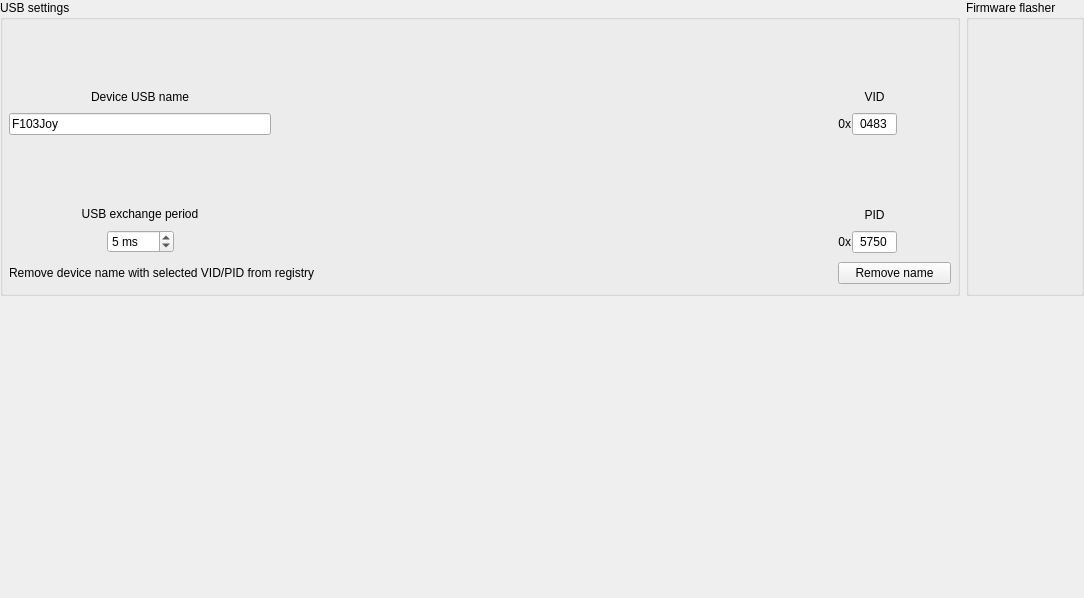
<?xml version="1.0" encoding="UTF-8"?>
<ui version="4.0">
 <class>AdvancedSettings</class>
 <widget class="QWidget" name="AdvancedSettings">
  <property name="geometry">
   <rect>
    <x>0</x>
    <y>0</y>
    <width>1084</width>
    <height>598</height>
   </rect>
  </property>
  <property name="windowTitle">
   <string>Form</string>
  </property>
  <layout class="QGridLayout" name="gridLayout" rowstretch="5,0" columnstretch="1,0">
   <property name="leftMargin">
    <number>0</number>
   </property>
   <property name="topMargin">
    <number>0</number>
   </property>
   <property name="rightMargin">
    <number>0</number>
   </property>
   <property name="bottomMargin">
    <number>0</number>
   </property>
   <item row="0" column="0">
    <widget class="QGroupBox" name="groupBox">
     <property name="title">
      <string>USB settings</string>
     </property>
     <layout class="QGridLayout" name="gridLayout_3" columnstretch="1,1,1,5,1,0,0">
      <property name="leftMargin">
       <number>6</number>
      </property>
      <property name="topMargin">
       <number>6</number>
      </property>
      <property name="rightMargin">
       <number>6</number>
      </property>
      <property name="bottomMargin">
       <number>9</number>
      </property>
      <property name="horizontalSpacing">
       <number>6</number>
      </property>
      <property name="verticalSpacing">
       <number>9</number>
      </property>
      <item row="1" column="0" colspan="3">
       <widget class="QLineEdit" name="lineEdit_DeviceUSBName">
        <property name="sizePolicy">
         <sizepolicy hsizetype="Expanding" vsizetype="Fixed">
          <horstretch>0</horstretch>
          <verstretch>0</verstretch>
         </sizepolicy>
        </property>
        <property name="text">
         <string notr="true">F103Joy</string>
        </property>
        <property name="maxLength">
         <number>26</number>
        </property>
       </widget>
      </item>
      <item row="3" column="1">
       <widget class="QSpinBox" name="spinBox_USBExchangePeriod">
        <property name="sizePolicy">
         <sizepolicy hsizetype="Fixed" vsizetype="Fixed">
          <horstretch>0</horstretch>
          <verstretch>0</verstretch>
         </sizepolicy>
        </property>
        <property name="frame">
         <bool>true</bool>
        </property>
        <property name="alignment">
         <set>Qt::AlignLeading|Qt::AlignLeft|Qt::AlignVCenter</set>
        </property>
        <property name="correctionMode">
         <enum>QAbstractSpinBox::CorrectToNearestValue</enum>
        </property>
        <property name="suffix">
         <string> ms</string>
        </property>
        <property name="minimum">
         <number>2</number>
        </property>
        <property name="maximum">
         <number>255</number>
        </property>
        <property name="value">
         <number>5</number>
        </property>
       </widget>
      </item>
      <item row="1" column="4">
       <spacer name="horizontalSpacer_5">
        <property name="orientation">
         <enum>Qt::Horizontal</enum>
        </property>
        <property name="sizeHint" stdset="0">
         <size>
          <width>40</width>
          <height>20</height>
         </size>
        </property>
       </spacer>
      </item>
      <item row="3" column="2">
       <spacer name="horizontalSpacer_3">
        <property name="orientation">
         <enum>Qt::Horizontal</enum>
        </property>
        <property name="sizeHint" stdset="0">
         <size>
          <width>40</width>
          <height>20</height>
         </size>
        </property>
       </spacer>
      </item>
      <item row="3" column="0">
       <spacer name="horizontalSpacer_4">
        <property name="orientation">
         <enum>Qt::Horizontal</enum>
        </property>
        <property name="sizeHint" stdset="0">
         <size>
          <width>40</width>
          <height>20</height>
         </size>
        </property>
       </spacer>
      </item>
      <item row="1" column="6">
       <spacer name="horizontalSpacer_6">
        <property name="orientation">
         <enum>Qt::Horizontal</enum>
        </property>
        <property name="sizeHint" stdset="0">
         <size>
          <width>40</width>
          <height>20</height>
         </size>
        </property>
       </spacer>
      </item>
      <item row="3" column="3">
       <spacer name="horizontalSpacer_2">
        <property name="orientation">
         <enum>Qt::Horizontal</enum>
        </property>
        <property name="sizeHint" stdset="0">
         <size>
          <width>40</width>
          <height>20</height>
         </size>
        </property>
       </spacer>
      </item>
      <item row="0" column="5" rowspan="4">
       <layout class="QGridLayout" name="gridLayout_2">
        <property name="topMargin">
         <number>0</number>
        </property>
        <property name="horizontalSpacing">
         <number>1</number>
        </property>
        <property name="verticalSpacing">
         <number>9</number>
        </property>
        <item row="1" column="0">
         <widget class="QLabel" name="text_VID_0x">
          <property name="sizePolicy">
           <sizepolicy hsizetype="Preferred" vsizetype="Preferred">
            <horstretch>0</horstretch>
            <verstretch>0</verstretch>
           </sizepolicy>
          </property>
          <property name="text">
           <string notr="true">0x</string>
          </property>
          <property name="alignment">
           <set>Qt::AlignRight|Qt::AlignTrailing|Qt::AlignVCenter</set>
          </property>
         </widget>
        </item>
        <item row="1" column="1">
         <widget class="QLineEdit" name="lineEdit_VID">
          <property name="enabled">
           <bool>true</bool>
          </property>
          <property name="sizePolicy">
           <sizepolicy hsizetype="Minimum" vsizetype="Fixed">
            <horstretch>0</horstretch>
            <verstretch>0</verstretch>
           </sizepolicy>
          </property>
          <property name="maximumSize">
           <size>
            <width>45</width>
            <height>16777215</height>
           </size>
          </property>
          <property name="inputMask">
           <string notr="true">HHHH</string>
          </property>
          <property name="text">
           <string notr="true">0483</string>
          </property>
          <property name="alignment">
           <set>Qt::AlignCenter</set>
          </property>
         </widget>
        </item>
        <item row="3" column="1">
         <widget class="QLineEdit" name="lineEdit_PID">
          <property name="sizePolicy">
           <sizepolicy hsizetype="Minimum" vsizetype="Fixed">
            <horstretch>0</horstretch>
            <verstretch>0</verstretch>
           </sizepolicy>
          </property>
          <property name="maximumSize">
           <size>
            <width>45</width>
            <height>16777215</height>
           </size>
          </property>
          <property name="inputMask">
           <string notr="true">HHHH</string>
          </property>
          <property name="text">
           <string notr="true">5750</string>
          </property>
          <property name="alignment">
           <set>Qt::AlignCenter</set>
          </property>
         </widget>
        </item>
        <item row="2" column="1">
         <widget class="QLabel" name="text_PID">
          <property name="sizePolicy">
           <sizepolicy hsizetype="Minimum" vsizetype="Preferred">
            <horstretch>0</horstretch>
            <verstretch>0</verstretch>
           </sizepolicy>
          </property>
          <property name="text">
           <string>PID</string>
          </property>
          <property name="alignment">
           <set>Qt::AlignBottom|Qt::AlignHCenter</set>
          </property>
         </widget>
        </item>
        <item row="0" column="1">
         <widget class="QLabel" name="text_VID">
          <property name="sizePolicy">
           <sizepolicy hsizetype="Minimum" vsizetype="Preferred">
            <horstretch>0</horstretch>
            <verstretch>0</verstretch>
           </sizepolicy>
          </property>
          <property name="text">
           <string>VID</string>
          </property>
          <property name="alignment">
           <set>Qt::AlignBottom|Qt::AlignHCenter</set>
          </property>
         </widget>
        </item>
        <item row="3" column="0">
         <widget class="QLabel" name="text_PID_0x">
          <property name="sizePolicy">
           <sizepolicy hsizetype="Preferred" vsizetype="Preferred">
            <horstretch>0</horstretch>
            <verstretch>0</verstretch>
           </sizepolicy>
          </property>
          <property name="text">
           <string notr="true">0x</string>
          </property>
          <property name="alignment">
           <set>Qt::AlignRight|Qt::AlignTrailing|Qt::AlignVCenter</set>
          </property>
         </widget>
        </item>
        <item row="1" column="2">
         <widget class="InfoLabel" name="info_VID">
          <property name="sizePolicy">
           <sizepolicy hsizetype="Fixed" vsizetype="Fixed">
            <horstretch>0</horstretch>
            <verstretch>0</verstretch>
           </sizepolicy>
          </property>
          <property name="maximumSize">
           <size>
            <width>18</width>
            <height>18</height>
           </size>
          </property>
          <property name="toolTip">
           <string>&lt;html&gt;&lt;head/&gt;&lt;body&gt;&lt;p&gt;Some values may not work on some operating systems(PID 5750 on Ubuntu, for example). After choosing the wrong value, the controller needs to be reflashed with ST-link/UART.&lt;/p&gt;&lt;/body&gt;&lt;/html&gt;</string>
          </property>
          <property name="text">
           <string/>
          </property>
          <property name="pixmap">
           <pixmap resource="../../resources.qrc">:/Images/warning.png</pixmap>
          </property>
          <property name="scaledContents">
           <bool>true</bool>
          </property>
          <property name="margin">
           <number>1</number>
          </property>
         </widget>
        </item>
        <item row="3" column="2">
         <widget class="InfoLabel" name="info_PID">
          <property name="sizePolicy">
           <sizepolicy hsizetype="Fixed" vsizetype="Fixed">
            <horstretch>0</horstretch>
            <verstretch>0</verstretch>
           </sizepolicy>
          </property>
          <property name="maximumSize">
           <size>
            <width>18</width>
            <height>18</height>
           </size>
          </property>
          <property name="toolTip">
           <string>&lt;html&gt;&lt;head/&gt;&lt;body&gt;&lt;p&gt;Some values may not work on some operating systems(PID 5750 on Ubuntu, for example). After choosing the wrong value, the controller needs to be reflashed with ST-link/UART.&lt;/p&gt;&lt;/body&gt;&lt;/html&gt;</string>
          </property>
          <property name="text">
           <string/>
          </property>
          <property name="pixmap">
           <pixmap resource="../../resources.qrc">:/Images/warning.png</pixmap>
          </property>
          <property name="scaledContents">
           <bool>true</bool>
          </property>
          <property name="margin">
           <number>1</number>
          </property>
         </widget>
        </item>
       </layout>
      </item>
      <item row="2" column="0" colspan="3">
       <widget class="QLabel" name="text_USBExchangePeriod">
        <property name="sizePolicy">
         <sizepolicy hsizetype="Preferred" vsizetype="Preferred">
          <horstretch>0</horstretch>
          <verstretch>0</verstretch>
         </sizepolicy>
        </property>
        <property name="text">
         <string>USB exchange period</string>
        </property>
        <property name="alignment">
         <set>Qt::AlignBottom|Qt::AlignHCenter</set>
        </property>
       </widget>
      </item>
      <item row="0" column="0" colspan="3">
       <widget class="QLabel" name="text_DeviceUSBName">
        <property name="sizePolicy">
         <sizepolicy hsizetype="Preferred" vsizetype="Preferred">
          <horstretch>0</horstretch>
          <verstretch>0</verstretch>
         </sizepolicy>
        </property>
        <property name="text">
         <string>Device USB name</string>
        </property>
        <property name="alignment">
         <set>Qt::AlignBottom|Qt::AlignHCenter</set>
        </property>
       </widget>
      </item>
      <item row="4" column="5" colspan="2">
       <widget class="QPushButton" name="pushButton_removeName">
        <property name="toolTip">
         <string>&lt;html&gt;&lt;head/&gt;&lt;body&gt;&lt;p&gt;Sometimes Windows does not update the name in gaming devices and needs to be removed from the registry. This happens automatically when the config is written, but manual deletion may be required when the device is disconnected.&lt;/p&gt;&lt;/body&gt;&lt;/html&gt;</string>
        </property>
        <property name="text">
         <string>Remove name</string>
        </property>
       </widget>
      </item>
      <item row="4" column="0" colspan="5">
       <layout class="QHBoxLayout" name="horizontalLayout" stretch="0,0,0">
        <property name="spacing">
         <number>3</number>
        </property>
        <item>
         <widget class="QLabel" name="text_removeName">
          <property name="toolTip">
           <string>&lt;html&gt;&lt;head/&gt;&lt;body&gt;&lt;p&gt;Sometimes Windows does not update the name in gaming devices and needs to be removed from the registry. This happens automatically when the config is written, but manual deletion may be required when the device is disconnected.&lt;/p&gt;&lt;/body&gt;&lt;/html&gt;</string>
          </property>
          <property name="text">
           <string>Remove device name with selected VID/PID from registry</string>
          </property>
         </widget>
        </item>
        <item>
         <widget class="InfoLabel" name="info_removeName">
          <property name="toolTip">
           <string>&lt;html&gt;&lt;head/&gt;&lt;body&gt;&lt;p&gt;Sometimes Windows does not update the name in gaming devices and needs to be removed from the registry. This happens automatically when the config is written, but manual deletion may be required when the device is disconnected.&lt;/p&gt;&lt;/body&gt;&lt;/html&gt;</string>
          </property>
          <property name="text">
           <string/>
          </property>
         </widget>
        </item>
        <item>
         <spacer name="horizontalSpacer">
          <property name="orientation">
           <enum>Qt::Horizontal</enum>
          </property>
          <property name="sizeHint" stdset="0">
           <size>
            <width>40</width>
            <height>20</height>
           </size>
          </property>
         </spacer>
        </item>
       </layout>
      </item>
     </layout>
    </widget>
   </item>
   <item row="1" column="1">
    <spacer name="verticalSpacer_2">
     <property name="orientation">
      <enum>Qt::Vertical</enum>
     </property>
     <property name="sizeHint" stdset="0">
      <size>
       <width>20</width>
       <height>302</height>
      </size>
     </property>
    </spacer>
   </item>
   <item row="0" column="1">
    <widget class="QGroupBox" name="groupBox_2">
     <property name="title">
      <string>Firmware flasher</string>
     </property>
     <layout class="QHBoxLayout" name="layoutH_Flasher">
      <property name="leftMargin">
       <number>6</number>
      </property>
      <property name="topMargin">
       <number>6</number>
      </property>
      <property name="rightMargin">
       <number>6</number>
      </property>
      <property name="bottomMargin">
       <number>6</number>
      </property>
     </layout>
    </widget>
   </item>
  </layout>
 </widget>
 <customwidgets>
  <customwidget>
   <class>InfoLabel</class>
   <extends>QLabel</extends>
   <header>infolabel.h</header>
  </customwidget>
 </customwidgets>
 <resources>
  <include location="../../resources.qrc"/>
 </resources>
 <connections/>
</ui>
